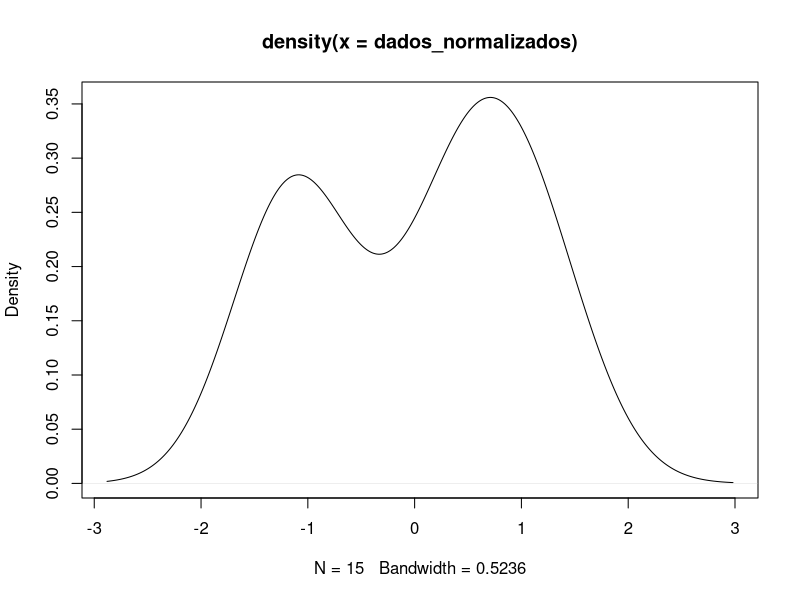
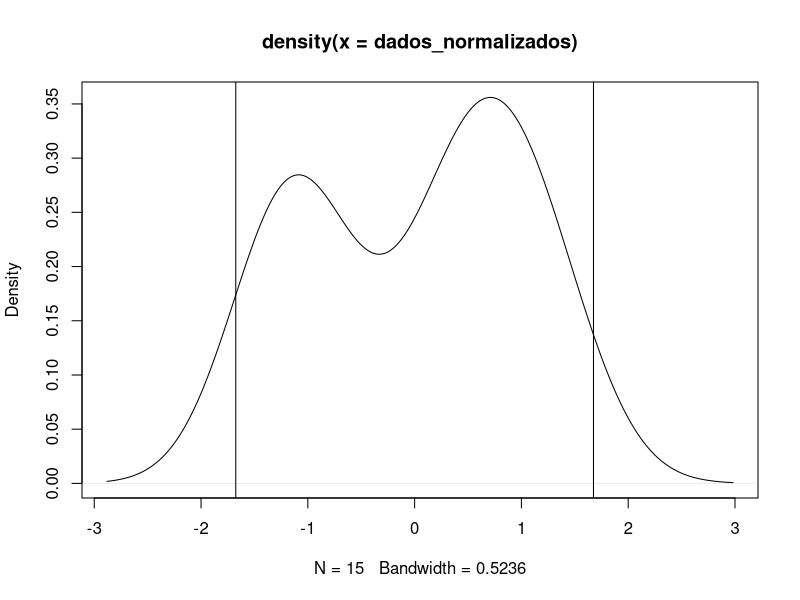

The R script that drew these images, in order:
## ---- chunk 1
dados <- c(40, 45, 41, 48, 49, 42, 47, 46, 41, 40, 40, 45, 46, 47, 48)
## ---- chunk 2
mean(dados); var(dados)
## ---- chunk 3
media <- mean(dados)
desvio <- sd(dados)
pnorm(dados, mean = media, sd = desvio)
## ---- chunk 4
dados_normalizados <- (dados - media) / desvio
dados_normalizados
## ---- chunk 5
plot(density(dados_normalizados))
## ---- chunk 6
# numero de amostras, o "tamanho" (length) dos dados
n <- length(dados)
ic <- 1.96 * desvio / sqrt(n)

media; media + ic; media - ic
## ---- chunk 7
plot(density(dados_normalizados))  + abline(v = ic) + abline(v = -ic)
## ---- chunk 8
shapiro.test(dados_normalizados)
## ---- chunk 9
# `head` para ver apenas o cabecalho dos dados
head(mtcars)
## ---- chunk 10
str(mtcars)
## ---- chunk 11
cor(mtcars)
## ---- chunk 12
knitr::kable(round(cor(mtcars), 2))
## ---- chunk 13
# pra calcular as correlacoes:
cor_mpg_disp <- cor.test(mtcars$mpg, mtcars$disp)
cor_carb_drat <- cor.test(mtcars$carb, mtcars$drat)

# ver o p-valor:
cor_mpg_disp$p.value; cor_carb_drat$p.value
